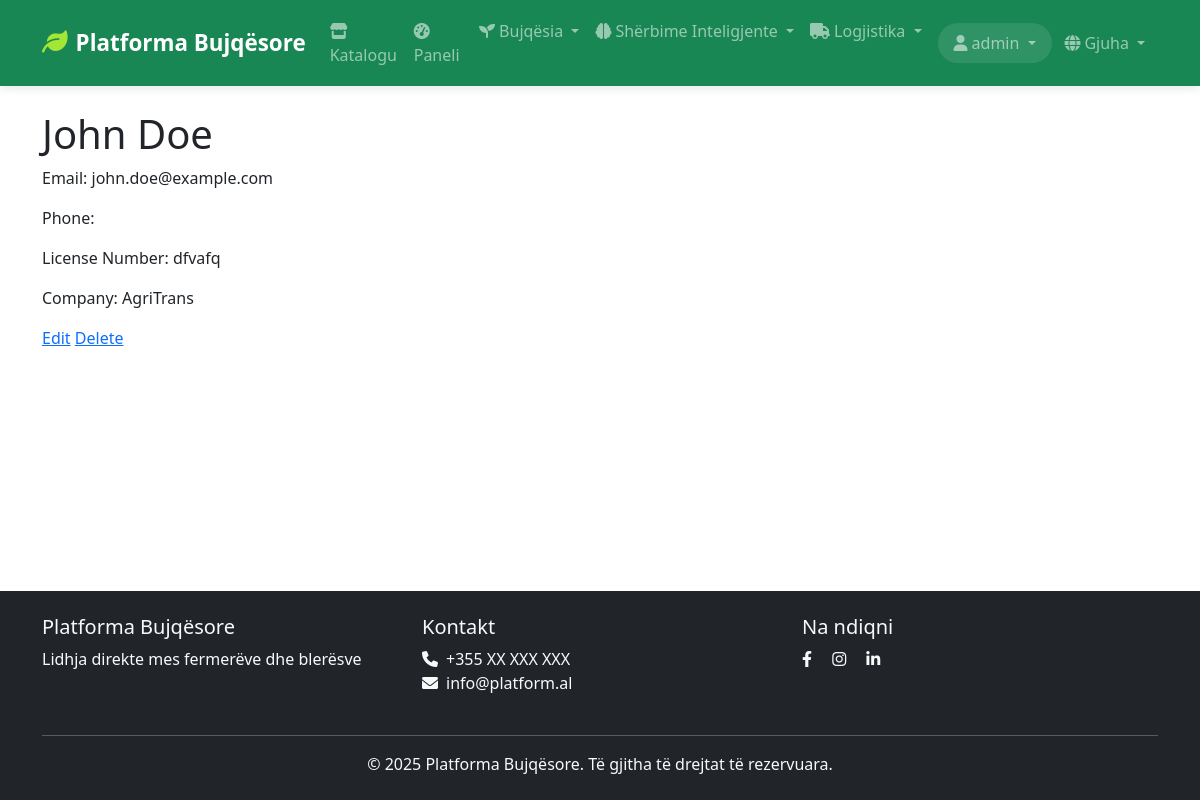
Screenshot of /sq/logistics/drivers/1/ (signed in) with the database file from the repository.
### logistics/models.py (models this page shows, shortened)
class Driver(models.Model):
    driver_id = models.AutoField(primary_key=True)
    user = models.OneToOneField(settings.AUTH_USER_MODEL, on_delete=models.CASCADE, related_name='driver_profile')
    company = models.ForeignKey(TransportCompany, on_delete=models.CASCADE, related_name='drivers')
    license_number = models.CharField(max_length=50, verbose_name=_('License Number'))
    license_expiry = models.DateField(verbose_name=_('License Expiry Date'))
    phone = models.CharField(max_length=20, verbose_name=_('Phone Number'))
    emergency_contact = models.CharField(max_length=100, verbose_name=_('Emergency Contact'))
    emergency_contact_en = models.CharField(max_length=100, verbose_name=_('Emergency Contact'), null=True, blank=True)
    emergency_contact_sq = models.CharField(max_length=100, verbose_name=_('Emergency Contact'), null=True, blank=True)
    emergency_phone = models.CharField(max_length=20, verbose_name=_('Emergency Phone'))
    is_available = models.BooleanField(default=True, verbose_name=_('Is Available'))
    class Meta:
        verbose_name = _('Driver')
        verbose_name_plural = _('Drivers')

class TransportCompany(models.Model):
    company_id = models.AutoField(primary_key=True)
    name = models.CharField(max_length=100, verbose_name=_('Name'))
    name_en = models.CharField(max_length=100, verbose_name=_('Name'), null=True, blank=True)
    name_sq = models.CharField(max_length=100, verbose_name=_('Name'), null=True, blank=True)
    contact_person = models.CharField(max_length=100, verbose_name=_('Contact Person'))
    contact_person_en = models.CharField(max_length=100, verbose_name=_('Contact Person'), null=True, blank=True)
    contact_person_sq = models.CharField(max_length=100, verbose_name=_('Contact Person'), null=True, blank=True)
    contact_email = models.EmailField(verbose_name=_('Contact Email'))
    contact_phone = models.CharField(max_length=20, verbose_name=_('Contact Phone'))
    address = models.TextField(verbose_name=_('Address'))
    address_en = models.TextField(verbose_name=_('Address'), null=True, blank=True)
    address_sq = models.TextField(verbose_name=_('Address'), null=True, blank=True)
    registration_number = models.CharField(max_length=50, verbose_name=_('Registration Number'))
    tax_number = models.CharField(max_length=50, verbose_name=_('Tax Number'))
    website = models.URLField(blank=True, null=True, verbose_name=_('Website'))
    is_active = models.BooleanField(default=True, verbose_name=_('Is Active'))
    class Meta:
        verbose_name = _('Transport Company')
        verbose_name_plural = _('Transport Companies')
    def __str__(self):
        return self.name

### logistics/views.py (the view)
# urls.py: path('drivers/<int:pk>/', views.DriverDetailView.as_view(), name='driver_detail'),
class DriverDetailView(LoginRequiredMixin, DetailView):
    model = Driver
    template_name = 'logistics/driver_detail.html'
    context_object_name = 'driver'

### core/context_processors.py (called while the page is built)
def site_context(request):
    context = {
        'site_name': 'Platforma Bujqësore',
        'site_description': 'Platforma moderne për fermerët dhe blerësit',
        'current_site': Site.objects.get_current() if hasattr(Site, 'objects') else None,
    }
    if hasattr(request, 'user') and request.user.is_authenticated:
        try:
            from marketplace.models import Cart
            cart = Cart.objects.filter(user=request.user).first()
            context['cart_item_count'] = cart.item_count if cart else 0
        except:
            context['cart_item_count'] = 0
    else:
        context['cart_item_count'] = 0
    return context

### marketplace/models.py (called while the page is built)
    @property
    def item_count(self):
        return self.items.count()

### templates/logistics/driver_detail.html (shortened to what this page needs)
{% extends 'base.html' %}
{% block content %}
<h1>{{ driver.user.get_full_name }}</h1>
<p>Email: {{ driver.user.email }}</p>
<p>Phone: {{ driver.phone_number }}</p>
<p>License Number: {{ driver.license_number }}</p>
<p>Company: {{ driver.company }}</p>
  <a href="{% url 'logistics:driver_update' pk=driver.pk %}">Edit</a>
  <a href="{% url 'logistics:driver_delete' pk=driver.pk %}">Delete</a>
{% endblock %}

### templates/base.html (shortened to what this page needs)
<!DOCTYPE html>
<html lang="sq">
<head>
    {% load i18n %}
    <link href="https://cdn.jsdelivr.net/npm/bootstrap@5.3.0/dist/css/bootstrap.min.css" rel="stylesheet">
    <link href="https://cdnjs.cloudflare.com/ajax/libs/font-awesome/6.0.0/css/all.min.css" rel="stylesheet">
    {% load static %}
    <link href="{% static 'css/style.css' %}" rel="stylesheet">
</head>
<body>
    <nav class="navbar navbar-expand-lg navbar-dark bg-success">
        <div class="container">
            <a class="navbar-brand" href="{% url 'home' %}">
                <i class="fas fa-leaf me-2"></i>{% trans "Platforma Bujqësore" %}
            </a>
            <div class="collapse navbar-collapse" id="navbarNav">
                <ul class="navbar-nav me-auto">
                    <li class="nav-item">
                        <a class="nav-link" href="{% url 'product:list' %}">
                            <i class="fas fa-store me-1"></i>{% trans "Katalogu" %}
                        </a>
                    </li>
                    {% if user.is_authenticated %}
                        {% if user.farmer_profile %}
                            <li class="nav-item">
                                <a class="nav-link" href="{% url 'farmer:dashboard' %}">
                                    <i class="fas fa-tachometer-alt me-1"></i>{% trans "Paneli" %}
                                </a>
                            </li>
                            <li class="nav-item dropdown">
                                <a class="nav-link dropdown-toggle" href="#" id="farmerDropdown" role="button" data-bs-toggle="dropdown">
                                    <i class="fas fa-seedling me-1"></i>{% trans "Bujqësia" %}
                                </a>
                            </li>
                            <li class="nav-item dropdown">
                                <a class="nav-link dropdown-toggle" href="#" id="smartServicesDropdown" role="button" data-bs-toggle="dropdown">
                                    <i class="fas fa-brain me-1"></i>{% trans "Shërbime Inteligjente" %}
                                </a>
                            </li>
                        {% endif %}
                        <li class="nav-item dropdown">
                            <a class="nav-link dropdown-toggle" href="#" id="logisticsDropdown" role="button" data-bs-toggle="dropdown">
                                <i class="fas fa-truck me-1"></i>{% trans "Logjistika" %}
                            </a>
                        </li>
                    {% endif %}
                </ul>
                <ul class="navbar-nav">
                    {% if user.is_authenticated %}
                        <li class="nav-item dropdown">
                            <a class="nav-link dropdown-toggle" href="#" id="userDropdown" role="button" data-bs-toggle="dropdown">
                                <i class="fas fa-user me-1"></i>{{ user.get_full_name|default:user.username }}
                            </a>
                        </li>
                        <li class="nav-item dropdown">
                            <a class="nav-link dropdown-toggle" href="#" id="languageDropdown" role="button" data-bs-toggle="dropdown">
                                <i class="fas fa-globe me-1"></i>{% trans "Gjuha" %}
                            </a>
                        </li>
                    {% endif %}
                </ul>
            </div>
        </div>
    </nav>
    <main class="container py-4">
        {% block content %}
        {% endblock %}
    </main>
    <footer class="bg-dark text-light py-4 mt-5">
        <div class="container">
            <div class="row">
                <div class="col-md-4">
                    <h5>{% trans "Platforma Bujqësore" %}</h5>
                    <p>{% trans "Lidhja direkte mes fermerëve dhe blerësve" %}</p>
                </div>
                <div class="col-md-4">
                    <h5>{% trans "Kontakt" %}</h5>
                    <ul class="list-unstyled">
                        <li><i class="fas fa-phone me-2"></i>+355 XX XXX XXX</li>
                        <li><i class="fas fa-envelope me-2"></i>info@platform.al</li>
                    </ul>
                </div>
                <div class="col-md-4">
                    <h5>{% trans "Na ndiqni" %}</h5>
                    <div class="social-links">
                        <a href="#" class="text-light me-3"><i class="fab fa-facebook-f"></i></a>
                        <a href="#" class="text-light me-3"><i class="fab fa-instagram"></i></a>
                        <a href="#" class="text-light"><i class="fab fa-linkedin-in"></i></a>
                    </div>
                </div>
            </div>
            <hr class="mt-4">
            <div class="text-center">
                <p class="mb-0">&copy; {% now "Y" %} {% trans "Platforma Bujqësore" %}. {% trans "Të gjitha të drejtat të rezervuara." %}</p>
            </div>
        </div>
    </footer>
</body>
</html>

### static/css/style.css (style rules this page uses)
:root { --primary-color: #198754; --secondary-color: #6c757d; --light-bg: #f8f9fa; }
body { min-height: 100vh; display: flex; flex-direction: column; }
main { flex: 1; }
.navbar-brand i { color: #a3e635; }
footer { background-color: #343a40; }
.social-links a { transition: color 0.2s; }
.navbar { box-shadow: 0 2px 10px rgba(0,0,0,0.1); transition: all 0.3s ease; }
.navbar-brand { font-weight: 600; font-size: 1.4rem; }
.navbar-brand i { color: #a3e635; font-size: 1.6rem; }
.navbar-nav .nav-link { position: relative; transition: all 0.3s ease; font-weight: 500; padding: 0.7rem 1rem; }
.navbar-nav .nav-link i { transition: all 0.3s ease; }
#userDropdown { background: rgba(255,255,255,0.1); border-radius: 25px; padding: 0.5rem 1rem; margin-left: 0.5rem; }
#languageDropdown { border-radius: 20px; padding: 0.5rem 0.8rem; }
html { scroll-behavior: smooth; }

### rows the page displays
Driver: user.get_full_name "John Doe", user.email "john.doe@example.com", license_number "dfvafq", company "AgriTrans"

### other values shown
{{ user.get_full_name|default:user.username }} "admin"
